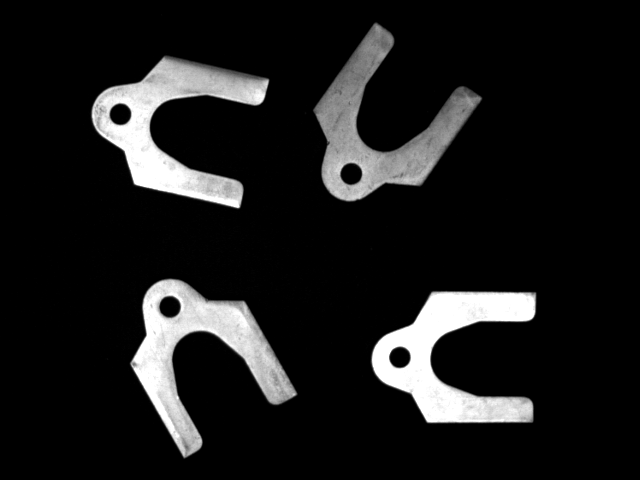
#> input picture 04_LabVIEW/LabVIEW/이미지파일/Geometric Matching/Gauges 00.tif, 640 x 480 px
$ python -i Utility.py   (imports and definitions only)
#> lines starting #> are read from the running program, lines starting #| are printed output that depends on the picture
import cv2
import math
import os
import re
import sys
import numpy as np
import traceback
import urllib.request

# 파이썬 버전을 Tuple 형태로 가져옴
def getPythonVersion():
    return sys.version_info[:3]

# OpenCV 버전을 Tuple 형태로 가져옴
# [187 lines left out: functions getOpenCV_Version, base64Encoding, base64Decoding, addPadding, imread, imwrite and 5 more, not called in this run]

# 이미지 회전하기
# image: 이미지 배열
# angle: 각도
# background_color: 이미지를 회전하면서 생긴 공백을 매꿀 색깔
def rotate(image, angle=90, background_color=(255, 255, 255), ):
    try:
        angle %= 360
        # 90도
        if(angle == 90):
            rotated_mat = cv2.rotate(image, cv2.ROTATE_90_CLOCKWISE)
        # 180도
        elif(angle == 180):
            rotated_mat = cv2.rotate(image, cv2.ROTATE_180)
        # 270도
        elif(angle == 270):
            rotated_mat = cv2.rotate(image, cv2.ROTATE_90_COUNTERCLOCKWISE)
        # 0도, 360도는 무시
        elif(angle == 0):
            rotated_mat = image.copy()
        # 그 이외일 경우
        else:
            # angle in degrees
            height, width = image.shape[:2]
            image_center = (width/2, height/2)
            rotation_mat = cv2.getRotationMatrix2D(image_center, -angle, 1)
            abs_cos = abs(rotation_mat[0,0])
            abs_sin = abs(rotation_mat[0,1])
            bound_w = int(height * abs_sin + width * abs_cos)
            bound_h = int(height * abs_cos + width * abs_sin)
            rotation_mat[0, 2] += bound_w/2 - image_center[0]
            rotation_mat[1, 2] += bound_h/2 - image_center[1]
            rotated_mat = cv2.warpAffine(image, rotation_mat, (bound_w, bound_h), borderValue=background_color)

        return rotated_mat
    except:
        print("[Error] 이미지 전처리 실패 (None 값 반환됨)")
        return None

# 이미지를 반전시킴
# [154 lines left out: functions bitwise_not, brightness, crop, random_crop, auto_canny, resize and 5 more, not called in this run]


>>> import cv2
>>> picture = cv2.imread('../../../../../../04_LabVIEW/LabVIEW/이미지파일/Geometric Matching/Gauges 00.tif')
#> picture is the input picture: shape (480, 640, 3); min 0, max 255, mean 28.1
>>> result = rotate(picture)
#> in rotate, `rotated_mat = cv2.rotate(image, cv2.ROTATE_90_CLOCKWISE)`:
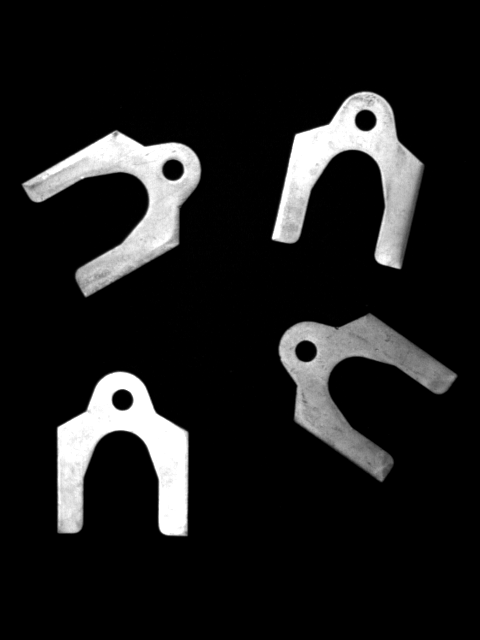
#> rotated_mat: shape (640, 480, 3); min 0, max 255, mean 28.1

$ run again, on 04_LabVIEW/LabVIEW/이미지파일/Geometric Matching/Gauges 01.tif
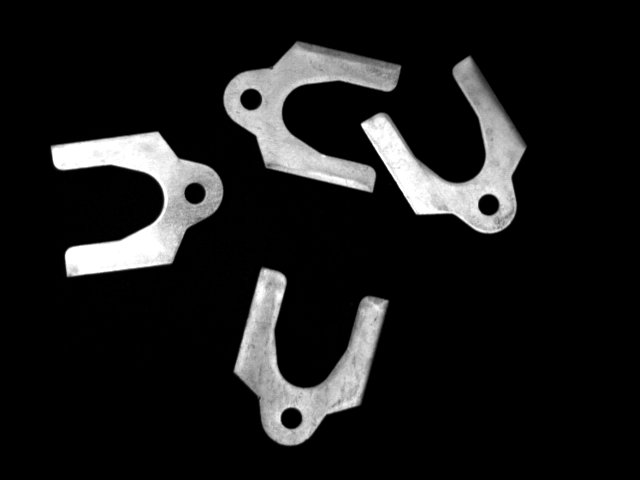
#> input picture 04_LabVIEW/LabVIEW/이미지파일/Geometric Matching/Gauges 01.tif, 640 x 480 px
#> picture is the input picture: shape (480, 640, 3); min 0, max 255, mean 27.2
#> in rotate, `rotated_mat = cv2.rotate(image, cv2.ROTATE_90_CLOCKWISE)`:
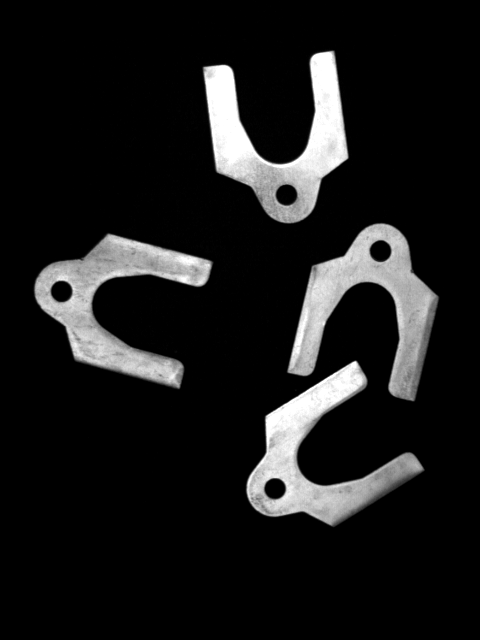
#> rotated_mat: shape (640, 480, 3); min 0, max 255, mean 27.2

$ run again, on 04_LabVIEW/LabVIEW/이미지파일/Geometric Matching/Gauges 02.tif
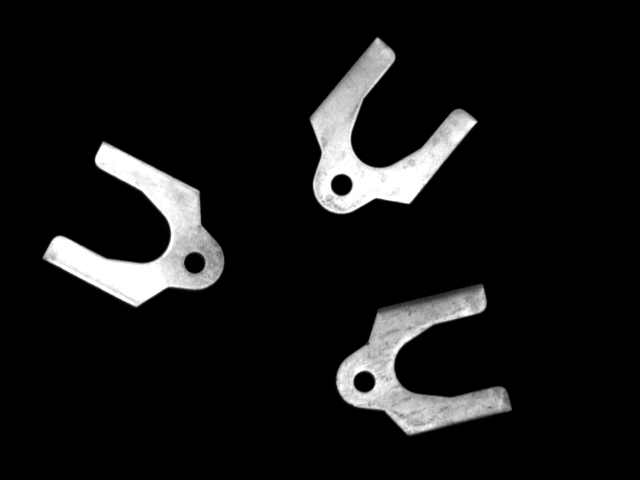
#> input picture 04_LabVIEW/LabVIEW/이미지파일/Geometric Matching/Gauges 02.tif, 640 x 480 px
#> picture is the input picture: shape (480, 640, 3); min 0, max 255, mean 21.5
#> in rotate, `rotated_mat = cv2.rotate(image, cv2.ROTATE_90_CLOCKWISE)`:
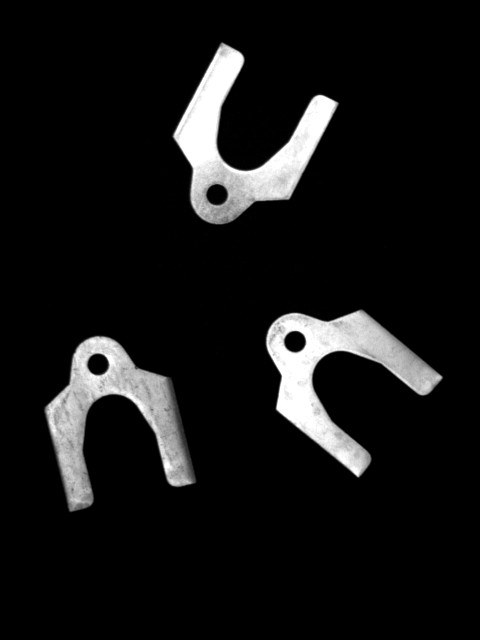
#> rotated_mat: shape (640, 480, 3); min 0, max 255, mean 21.5

$ run again, on 04_LabVIEW/LabVIEW/이미지파일/Geometric Matching/Gauges 03.tif
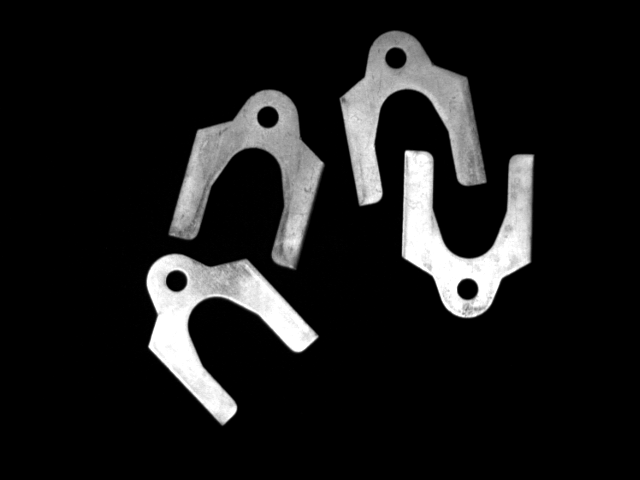
#> input picture 04_LabVIEW/LabVIEW/이미지파일/Geometric Matching/Gauges 03.tif, 640 x 480 px
#> picture is the input picture: shape (480, 640, 3); min 0, max 255, mean 27
#> in rotate, `rotated_mat = cv2.rotate(image, cv2.ROTATE_90_CLOCKWISE)`:
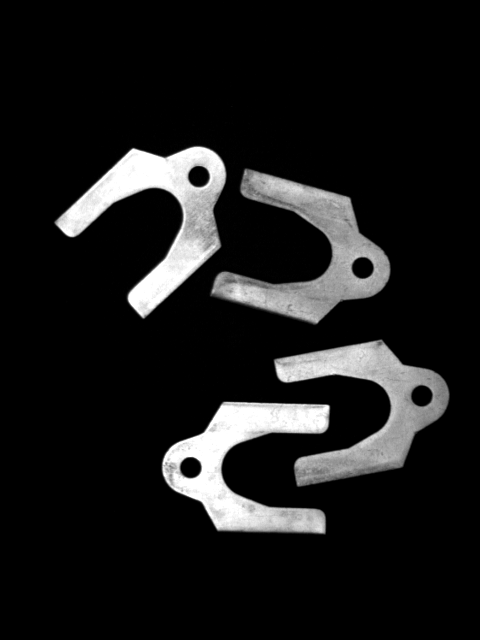
#> rotated_mat: shape (640, 480, 3); min 0, max 255, mean 27
